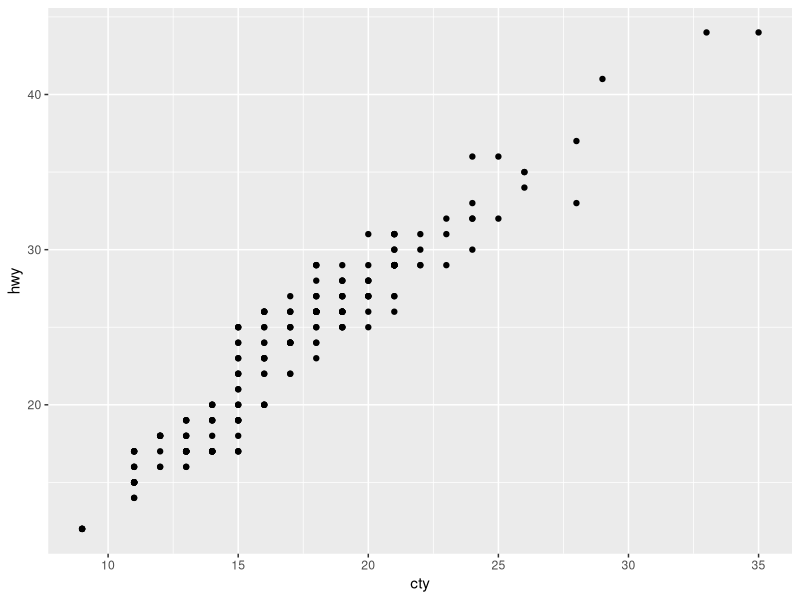
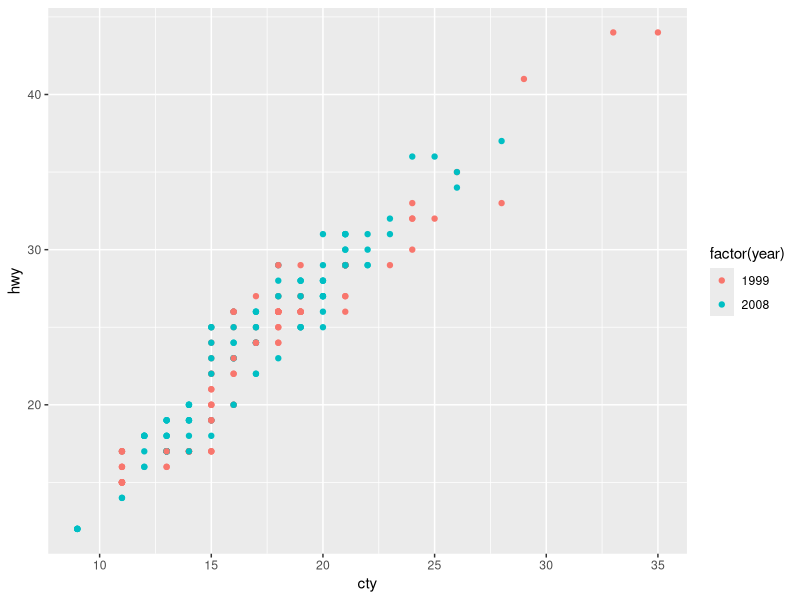
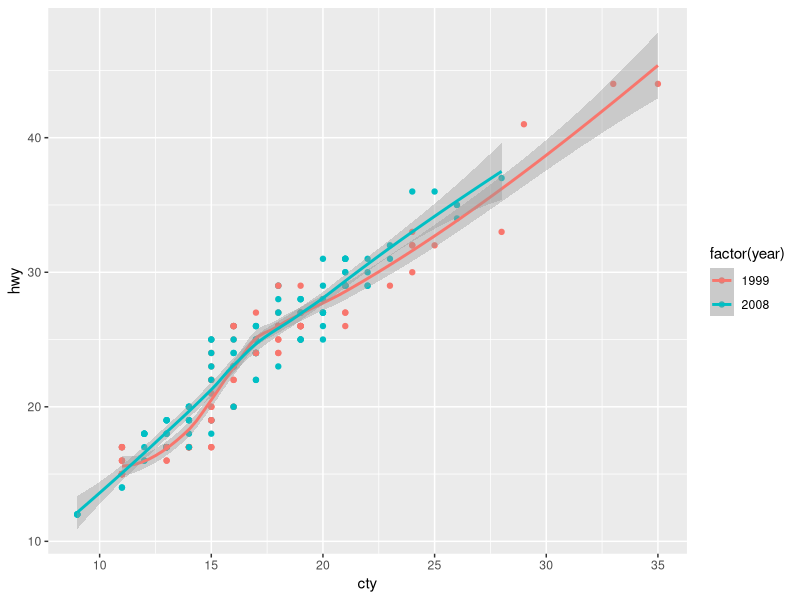
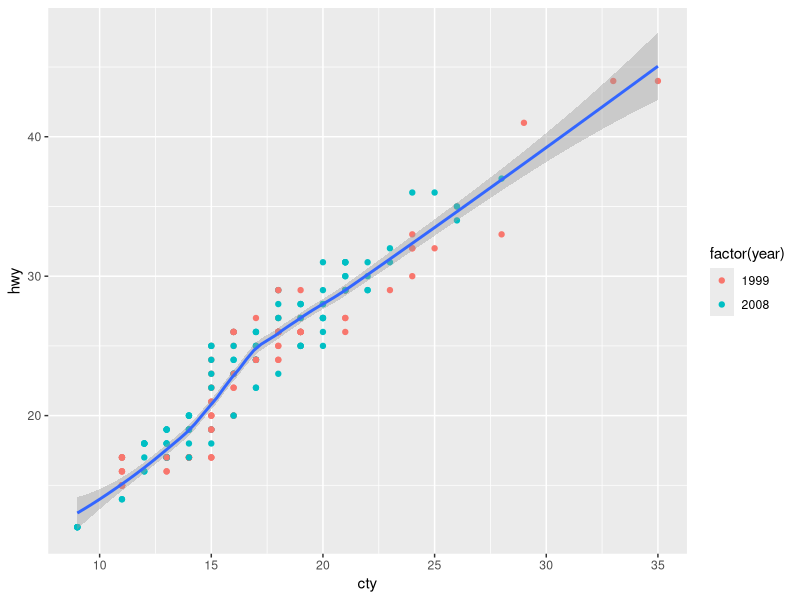
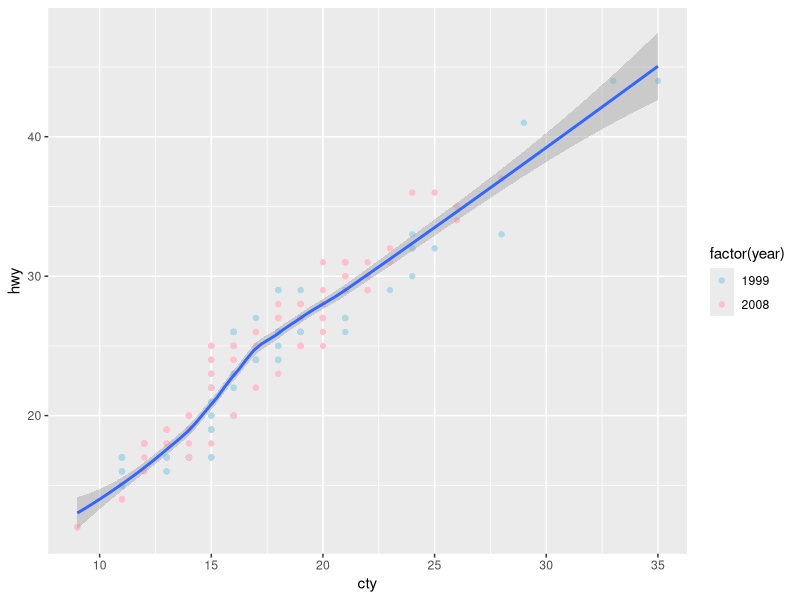
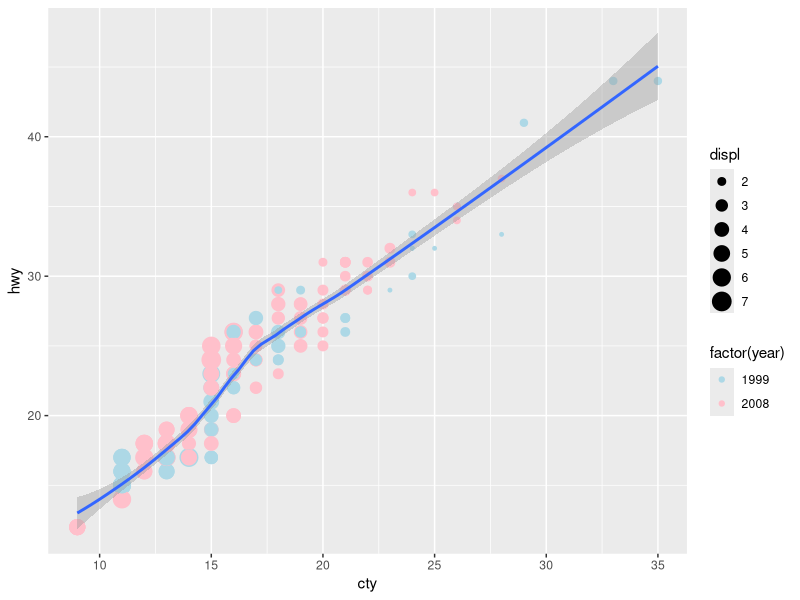
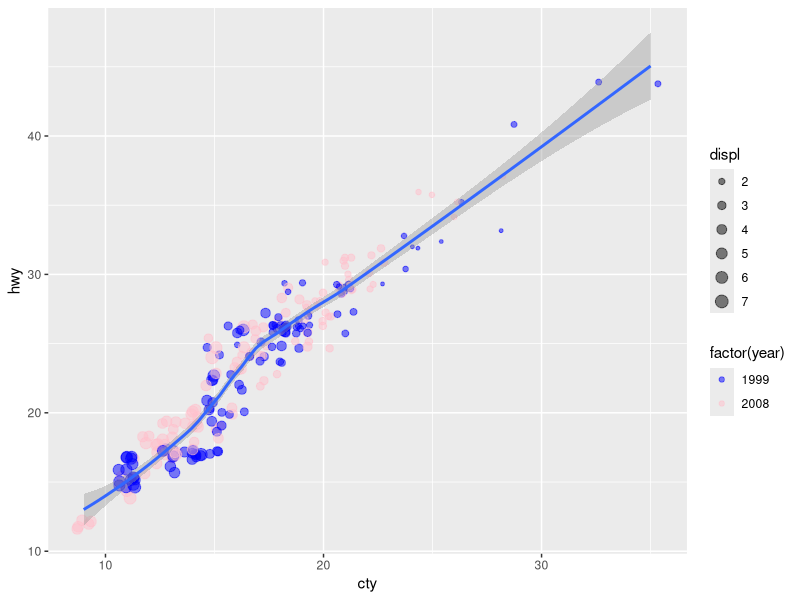
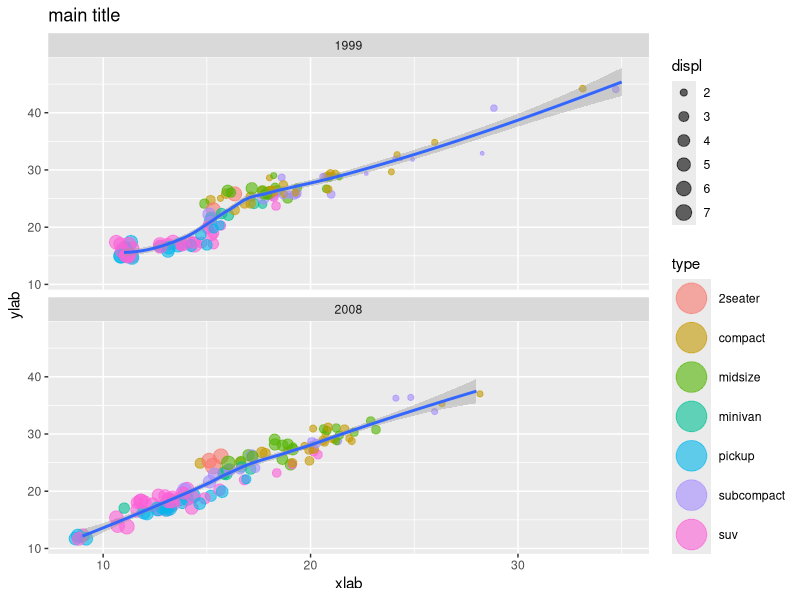

Write the R code that produced these figures, in order.
##ggplot学习

library(ggplot2)
data(mpg)
p <- ggplot(data=mpg,mapping=aes(x=cty,y=hwy))
p +geom_point()

p <- ggplot(data=mpg,mapping=aes(x=cty,y=hwy,colour=factor(year)))
p +geom_point()
p+geom_point()+stat_smooth(method=loess)

p <- ggplot(data=mpg,mapping=aes(x=cty,y=hwy))
p+geom_point(aes(colour=factor(year)))+stat_smooth()

p+geom_point(aes(colour=factor(year)))+stat_smooth()+
  scale_color_manual(values=c("lightblue","pink"))

p+geom_point(aes(colour=factor(year),size=displ))+stat_smooth()+
  scale_color_manual(values=c("lightblue","pink"))

p+geom_point(aes(colour=factor(year),size=displ),alpha=0.5,position = "jitter")+stat_smooth()+
  scale_color_manual(values=c("blue","pink"))+
  scale_size_continuous(range=c(1,4))

p+geom_point(aes(colour=factor(class),size=displ),alpha=0.6,position = "jitter")+stat_smooth()+
  scale_size_continuous(range=c(1,5))+
  facet_wrap(~year,ncol=1)+
  labs(title="main title",x="xlab",y="ylab")+
  guides(color=guide_legend(title="type",override.aes=list(size=10)),
         size=guide_legend(title="displ"))

##直方图

p <- ggplot(mpg,aes(x=hwy))
p+geom_histogram()

p+geom_histogram(aes(fill=factor(year),y=..density..),alpha=0.3,color="black")+
  facet_grid(~year)+
  stat_density(geom="line",position="identity",size=1.2,aes(color=factor(year)))


##条形图
p <- ggplot(mpg,aes(x=class))
p+geom_bar(aes(fill=factor(year)),alpha=0.5,position = "identity")


#饼图
p <- ggplot(mpg,aes(x=factor(1),fill=factor(class)))+
    geom_bar(width=1)
p+coord_polar(theta="y")

##箱线图
p <- ggplot(mpg,aes(class,hwy,fill=class))
p+geom_boxplot()

p+geom_violin(alpha=0.7,width=0.9)+
  geom_jitter(shape=3)


##